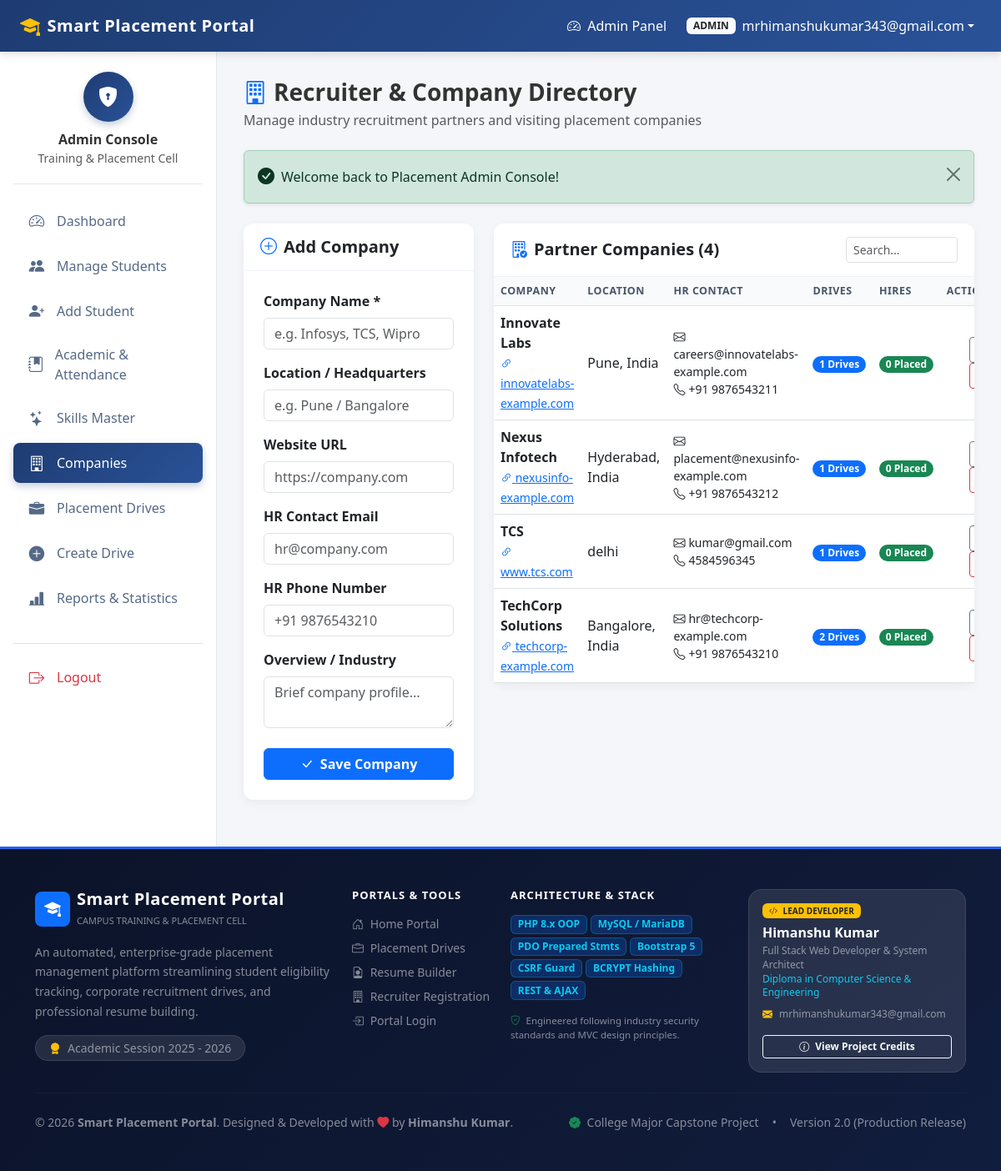
Screenshot of /admin/companies.php (signed in) with the database file from the repository.
### tables this page shows
CREATE TABLE `companies` (
  `id` int(11) NOT NULL AUTO_INCREMENT,
  `name` varchar(100) NOT NULL,
  `website` varchar(150) DEFAULT NULL,
  `contact_email` varchar(100) DEFAULT NULL,
  `contact_phone` varchar(20) DEFAULT NULL,
  `location` varchar(100) DEFAULT NULL,
  `description` text DEFAULT NULL,
  `created_at` timestamp NOT NULL DEFAULT current_timestamp(),
  PRIMARY KEY (`id`)
);

### config/functions.php (called while the page is built, shortened)
<?php
function e($string) {
    return htmlspecialchars((string)($string ?? ''), ENT_QUOTES, 'UTF-8');
}

### admin/companies.php (the view, shortened to what this page needs)
<?php
require_once __DIR__ . '/../config/functions.php';
$companies = $pdo->query("
    SELECT c.*,
           (SELECT COUNT(*) FROM placement_drives WHERE company_id = c.id) as total_drives,
           (SELECT COUNT(*) FROM applications a JOIN placement_drives d ON a.drive_id = d.id WHERE d.company_id = c.id AND a.status = 'Selected') as total_hires
    FROM companies c
    ORDER BY c.name ASC
")->fetchAll();
require_once __DIR__ . '/../includes/header.php';
require_once __DIR__ . '/../includes/navbar.php';
?>
<div class="dashboard-container">
    <?php require_once __DIR__ . '/../includes/sidebar_admin.php'; ?>
    <main class="portal-content">
        <div class="container-fluid p-0">
            <div class="d-flex justify-content-between align-items-center mb-4">
                <div>
                    <h3 class="fw-bold mb-1"><i class="bi bi-building text-primary me-2"></i>Recruiter & Company Directory</h3>
                    <p class="text-muted mb-0">Manage industry recruitment partners and visiting placement companies</p>
                </div>
            </div>
            <?php require_once __DIR__ . '/../includes/alerts.php'; ?>
            <div class="row g-4">
                <div class="col-lg-4">
                    <div class="card card-portal">
                        <div class="card-header">
                            <h5 class="mb-0 fw-bold"><i class="bi bi-plus-circle text-primary me-2"></i>Add Company</h5>
                        </div>
                        <div class="card-body p-4">
                            <form action="<?= BASE_URL ?>admin/companies.php" method="POST" class="needs-validation">
                                <div class="mb-3">
                                    <label for="name" class="form-label fw-semibold">Company Name *</label>
                                    <input type="text" class="form-control" id="name" name="name" placeholder="e.g. Infosys, TCS, Wipro" required>
                                </div>
                                <div class="mb-3">
                                    <label for="location" class="form-label fw-semibold">Location / Headquarters</label>
                                    <input type="text" class="form-control" id="location" name="location" placeholder="e.g. Pune / Bangalore">
                                </div>
                                <div class="mb-3">
                                    <label for="website" class="form-label fw-semibold">Website URL</label>
                                    <input type="url" class="form-control" id="website" name="website" placeholder="https://company.com">
                                </div>
                                <div class="mb-3">
                                    <label for="contact_email" class="form-label fw-semibold">HR Contact Email</label>
                                    <input type="email" class="form-control" id="contact_email" name="contact_email" placeholder="hr@company.com">
                                </div>
                                <div class="mb-3">
                                    <label for="contact_phone" class="form-label fw-semibold">HR Phone Number</label>
                                    <input type="tel" class="form-control" id="contact_phone" name="contact_phone" placeholder="+91 9876543210">
                                </div>
                                <div class="mb-4">
                                    <label for="description" class="form-label fw-semibold">Overview / Industry</label>
                                    <textarea class="form-control" id="description" name="description" rows="2" placeholder="Brief company profile..."></textarea>
                                </div>
                                <button type="submit" class="btn btn-primary w-100 fw-bold">
                                    <i class="bi bi-check-lg me-1"></i> Save Company
                                </button>
                            </form>
                        </div>
                    </div>
                </div>
                <div class="col-lg-8">
                    <div class="card card-portal">
                        <div class="card-header d-flex justify-content-between align-items-center">
                            <h5 class="mb-0 fw-bold"><i class="bi bi-building-check text-primary me-2"></i>Partner Companies (<?= count($companies) ?>)</h5>
                            <input type="text" class="form-control form-control-sm w-25" placeholder="Search..." data-table-search="companiesTable">
                        </div>
                        <div class="card-body p-0">
                            <?php if (!empty($companies)): ?>
                                <div class="table-responsive">
                                    <table class="table table-hover table-portal align-middle mb-0" id="companiesTable">
                                        <thead>
                                            <tr>
                                                <th>Company</th>
                                                <th>Location</th>
                                                <th>HR Contact</th>
                                                <th>Drives</th>
                                                <th>Hires</th>
                                                <th class="text-end">Actions</th>
                                            </tr>
                                        </thead>
                                        <tbody>
                                            <?php foreach ($companies as $c): ?>
                                                <tr>
                                                    <td>
                                                        <strong class="d-block text-dark"><?= e($c['name']) ?></strong>
                                                        <?php if (!empty($c['website'])): ?>
                                                            <a href="<?= e($c['website']) ?>" target="_blank" class="small text-primary"><i class="bi bi-link-45deg"></i> <?= e(parse_url($c['website'], PHP_URL_HOST) ?: $c['website']) ?></a>
                                                        <?php endif; ?>
                                                    </td>
                                                    <td><?= e($c['location'] ?? 'N/A') ?></td>
                                                    <td class="small">
                                                        <div><i class="bi bi-envelope me-1"></i><?= e($c['contact_email'] ?? 'N/A') ?></div>
                                                        <div><i class="bi bi-telephone me-1"></i><?= e($c['contact_phone'] ?? 'N/A') ?></div>
                                                    </td>
                                                    <td><span class="badge bg-primary rounded-pill"><?= $c['total_drives'] ?> Drives</span></td>
                                                    <td><span class="badge bg-success rounded-pill"><?= $c['total_hires'] ?> Placed</span></td>
                                                    <td class="text-end">
                                                        <button class="btn btn-sm btn-outline-secondary" data-bs-toggle="modal" data-bs-target="#editCompModal<?= $c['id'] ?>">
                                                        </button>
                                                        <form action="<?= BASE_URL ?>admin/companies.php" method="POST" class="d-inline">
                                                            <button type="submit" class="btn btn-sm btn-outline-danger" data-confirm="Delete company <?= e($c['name']) ?>? All associated drives will also be removed.">
                                                            </button>
                                                        </form>
                                                    </td>
                                                </tr>
                                            <?php endforeach; ?>
                                        </tbody>
                                    </table>
                                </div>
                            <?php endif; ?>
                        </div>
                    </div>
                </div>
            </div>
        </div>
    </main>
</div>
<?php require_once __DIR__ . '/../includes/footer.php'; ?>

### assets/css/custom.css (style rules this page uses)
body { background-color: var(--bg-light); font-family: 'Segoe UI', system-ui, -apple-system, sans-serif; color: #333; min-height: 100vh; display: flex; flex-direction: column; }
.dashboard-container { display: flex; flex: 1; min-height: calc(100vh - var(--topbar-height)); }
.portal-content { flex: 1; padding: 2rem; overflow-y: auto; }
.card-portal { border: none; border-radius: 12px; box-shadow: var(--card-shadow); background: #ffffff; margin-bottom: 1.5rem; }
.card-portal .card-header { background-color: #ffffff; border-bottom: 1px solid #edf2f7; padding: 1rem 1.25rem; font-weight: 600; border-radius: 12px 12px 0 0 !important; }
.table-portal th { font-weight: 600; color: #4a5568; background-color: #f8fafc; border-top: none; text-transform: uppercase; font-size: 0.78rem; letter-spacing: 0.5px; }

### rows the page displays
companies: name "Innovate Labs", website "innovatelabs-example.com", location "Pune, India", contact_email "careers@innovatelabs-example.com", contact_phone "+91 9876543211", total_drives "1", total_hires "0"
companies: name "Nexus Infotech", website "nexusinfo-example.com", location "Hyderabad, India", contact_email "placement@nexusinfo-example.com", contact_phone "+91 9876543212", total_drives "1", total_hires "0"
companies: name "TCS", website "www.tcs.com", location "delhi", contact_email "kumar@gmail.com", contact_phone "4584596345", total_drives "1", total_hires "0"
companies: name "TechCorp Solutions", website "techcorp-example.com", location "Bangalore, India", contact_email "hr@techcorp-example.com", contact_phone "+91 9876543210", total_drives "2", total_hires "0"

### other values shown
$_SESSION['role'] "ADMIN"
$_SESSION['email'] "mrhimanshukumar343@gmail.com"
$message "Welcome back to Placement Admin Console!"
count($companies) "4"
APP_NAME "Smart Placement Portal"
